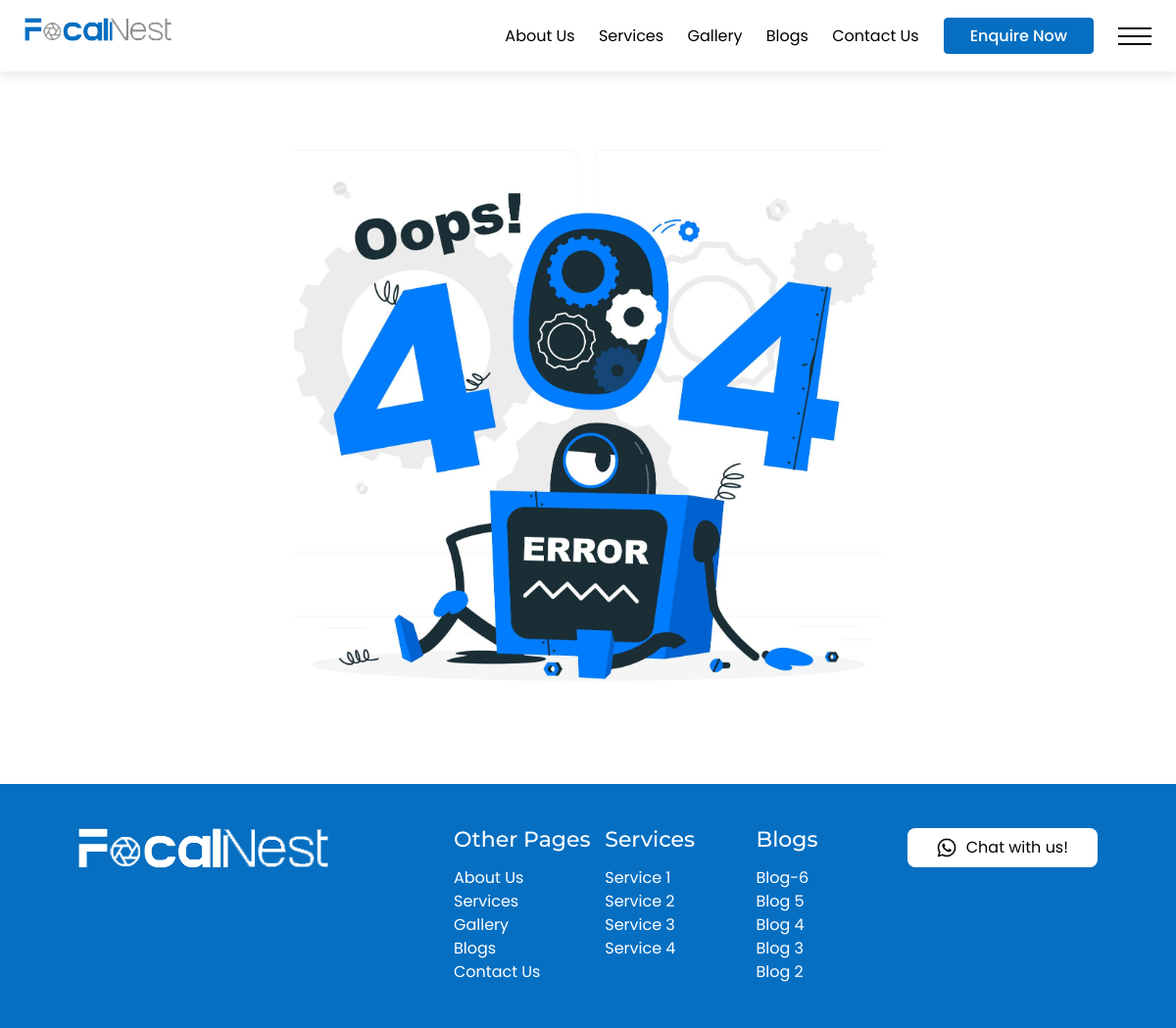
Page /something-went-wrong on the committed database.
### FocalNest/models.py (models this page shows, shortened)
class ServicePost(models.Model):
    title = models.CharField(max_length=200)
    Title_Url = models.SlugField(unique=True, blank=True, null=True)
    Service_image = models.ImageField(upload_to='Admin/Serviceicons/')
    Service_icon = models.ImageField(upload_to='Admin/Serviceimages/')
    Description = models.CharField(max_length=255,)
    content = RichTextField()
    class Meta:
        verbose_name = 'Service'
        verbose_name_plural = 'Services'

class BlogPost(models.Model):
    Blog_title = models.CharField(max_length=200)
    Title_url = models.SlugField(unique=True, blank=True, null=True)
    image = models.ImageField(upload_to='Admin/blogimages/')
    content = RichTextField()
    class Meta:
        verbose_name = 'Blog'
        verbose_name_plural = 'Blogs'

### FocalNest/views.py (the view)
# urls.py: path('something-went-wrong', views.something_went_wrong, name='something_went_wrong'),
def something_went_wrong(request):
    return render(request, 'something-went-wrong.html')

### FocalNest/commoncontext.py (called while the page is built)
def common_data(request):
    allservices = ServicePost.objects.all()
    allblogs = BlogPost.objects.all().order_by('-id')
    recent_blogs = BlogPost.objects.all().order_by('-id')[:5]
    return {
        'services': allservices,
        'blogs': allblogs,
        'recentblogs': recent_blogs,
    }

### FocalNest/templates/something-went-wrong.html (shortened to what this page needs)
{% extends "masterpage.html" %}
{% load static %}
{% block content%}
<main>
    <div class="blog-banner something-went-wrong-banner">
        <div class="bg"><img src="{% static 'images/404-image.jpg' %}" alt=""></div>
    </div>
</main>
{% endblock %}

### FocalNest/templates/masterpage.html (shortened to what this page needs)
{% load static %}
<!DOCTYPE html>
<html lang="en">
<head>
    <link rel="stylesheet" href="{% static 'sass/style.css' %}">
    <link rel="stylesheet" href="{% static 'fonts/fonts.css' %}">
    <link rel="stylesheet" href="{% static 'css/owl.carousel.min.css' %}">
    <link rel="stylesheet" href="{% static 'css/fancybox.css' %}">
</head>
<body>
    <header>
        <div class="container-fluid">
            <div class="header-wrapper">
                <div class="flex">
                    <div class="colA">
                        <a href="/">
                            <img src="{% static 'images/logo.png' %}" alt="">
                        </a>
                    </div>
                    <div class="colB">
                        <nav>
                            <ul>
                                <li>
                                    <a href="">About Us</a>
                                </li>
                                <li>
                                    <a href="/service">Services</a>
                                </li>
                                <li>
                                    <a href="/gallery">Gallery</a>
                                </li>
                                <li>
                                    <a href="/blog">Blogs</a>
                                </li>
                                <li>
                                    <a href="">Contact Us</a>
                                </li>
                            </ul>
                        </nav>
                    </div>
                    <div class="colC">
                        <button class="enquire-btn">Enquire Now</button>
                        <div class="ham-menu">
                            <span></span>
                            <span></span>
                            <span></span>
                        </div>
                    </div>
                </div>
            </div>
        </div>
    </header>
    {% block content %}
    {% endblock %}
    <footer>
        <div class="container-fluid">
            <div class="footer-wrapper">
                <div class="flex">
                    <div class="colA">
                        <div class="logo"><a href="/"><img src="{% static 'images/logo.png' %}" alt=""></a></div>
                    </div>
                    <div class="colB">
                        <div class="col">
                            <h4>Other Pages</h4>
                            <ul>
                                <li>
                                    <a href="">About Us</a>
                                </li>
                                <li>
                                    <a href="/service">Services</a>
                                </li>
                                <li>
                                    <a href="/gallery">Gallery</a>
                                </li>
                                <li>
                                    <a href="/blog">Blogs</a>
                                </li>
                                <li>
                                    <a href="">Contact Us</a>
                                </li>
                            </ul>
                        </div>
                        <div class="col">
                            <h4>Services</h4>
                            <ul>
                                {% for service in services %}
                                    <li><a href="{% url 'FocalNest:service_detail' Title_url=service.Title_Url %}">{{ service.title }}</a></li>
                                {% endfor %}
                            </ul>
                        </div>
                        <div class="col">
                            <h4>Blogs</h4>
                            <ul>
                                {% for blog in recentblogs %}
                                    <li><a href="{% url 'FocalNest:blog_detail' Title_url=blog.Title_url %}">{{ blog.Blog_title }}</a></li>
                                {% endfor %}
                            </ul>
                        </div>
                    </div>
                    <div class="colC">
                        <div class="btn wtsp-button">
                            <a href=""><img src="{% static 'icons/whatsapp.png' %}" alt="">Chat with us!</a>
                        </div>
                    </div>
                </div>
            </div>
        </div>
    </footer>
</body>
</html>

### FocalNest/static/sass/style.css (style rules this page uses)
*, *::before, *::after { padding: 0; margin: 0; list-style: none; box-sizing: border-box; }
body, html { font-family: "Poppins", sans-serif; font-size: 16px; line-height: 24px; --headerheight: 73px; }
a[href] { text-decoration: none; transition: 0.5s ease; }
img { max-width: 100%; display: block; }
header .container-fluid { padding: 0 25px; display: block; margin: 0 auto; }
footer .container-fluid { padding: 0 5rem; display: block; margin: 0 auto; }
h1, h2, h3, h4, h5, h6 { font-family: "Montserrat", sans-serif; color: #344750; font-weight: normal; }
.flex { display: flex; flex-wrap: wrap; }
main { margin-top: var(--headerheight); }
.blog-banner.something-went-wrong-banner .bg img { max-width: 600px; margin: 0 auto; }
header { position: fixed; top: 0; left: 0; right: 0; z-index: 3; transition: 0.5s ease; -webkit-backdrop-filter: blur(7px); backdrop-filter: blur(7px); background: #fff; }
header::before { content: ""; position: absolute; left: 0; top: 0; right: 0; height: 0; transition: 0.5s ease; }
header.header-fixed { box-shadow: rgba(0, 0, 0, 0.1) 0px 4px 12px; }
header.header-fixed::before { height: 100%; }
header .header-wrapper { position: relative; z-index: 1; padding: 18px 0; transition: 0.5s ease; }
header .header-wrapper .flex { justify-content: space-between; }
header .header-wrapper .flex .colA { flex: 0 1 13%; max-width: 13%; width: 100%; }
header .header-wrapper .flex .colB { flex: 1; width: 100%; display: flex; align-items: center; flex-wrap: wrap; justify-content: flex-end; }
header .header-wrapper .flex .colB nav { flex: 0 1 max-content; max-width: -moz-max-content; max-width: max-content; width: 100%; margin-right: 25px; }
header .header-wrapper .flex .colB nav ul li { display: inline-block; }
header .header-wrapper .flex .colB nav ul li a { color: #000; font-weight: 400; }
header .header-wrapper .flex .colB nav ul li:not(:first-child) { margin-left: 20px; }
header .header-wrapper .flex .colC { display: flex; align-items: center; gap: 0 25px; }
header .header-wrapper .flex .colC button.enquire-btn { -webkit-appearance: none; -moz-appearance: none; appearance: none; background: #066fc1; color: #fff; font-family: inherit; font-size: inherit; font-weight: 500; padding: 5px 26px; border: 1px solid #066fc1; border-radius: 4px; cursor: pointer; transition: 0.5s ease; }
header .header-wrapper .flex .colC .ham-menu { width: 34px; display: flex; flex-direction: column; gap: 6px 0; cursor: pointer; }
header .header-wrapper .flex .colC .ham-menu span { display: block; height: 2px; background: #000; width: 100%; }
.blog-banner { position: relative; }
.blog-banner .bg { height: calc(100vh - var(--headerheight)); }
.blog-banner .bg img { width: 100%; height: 100%; -o-object-fit: cover; object-fit: cover; }
footer { background: #066fc1; }
footer .footer-wrapper { padding: 45px 0; }
footer .flex .colA { flex: 0 1 auto; }
footer .flex .colA img { filter: invert(1) brightness(10); }
footer .flex .colB { flex: 1; display: grid; padding-left: 8rem; grid-template-columns: repeat(3, 1fr); }
footer .flex .colB h4 { color: #fff; font-size: 22px; font-weight: 500; margin-bottom: 15px; }
footer .flex .colB ul li a { color: #fff; }
footer .flex .colC { flex: 0 1 auto; }
footer .flex .colC .btn a { color: #000; background: #fff; display: flex; align-items: center; gap: 0 10px; padding: 8px 30px; border-radius: 8px; transition: 0.4s ease; }
footer .flex .colC .btn a img { width: 20px; transition: 0.4s ease; }

### rows in the picture
ServicePost: title "Service 1"
ServicePost: title "Service 2"
ServicePost: title "Service 3"
ServicePost: title "Service 4"
BlogPost: Blog_title "Blog-6"
BlogPost: Blog_title "Blog 5"
BlogPost: Blog_title "Blog 4"
BlogPost: Blog_title "Blog 3"
BlogPost: Blog_title "Blog 2"
